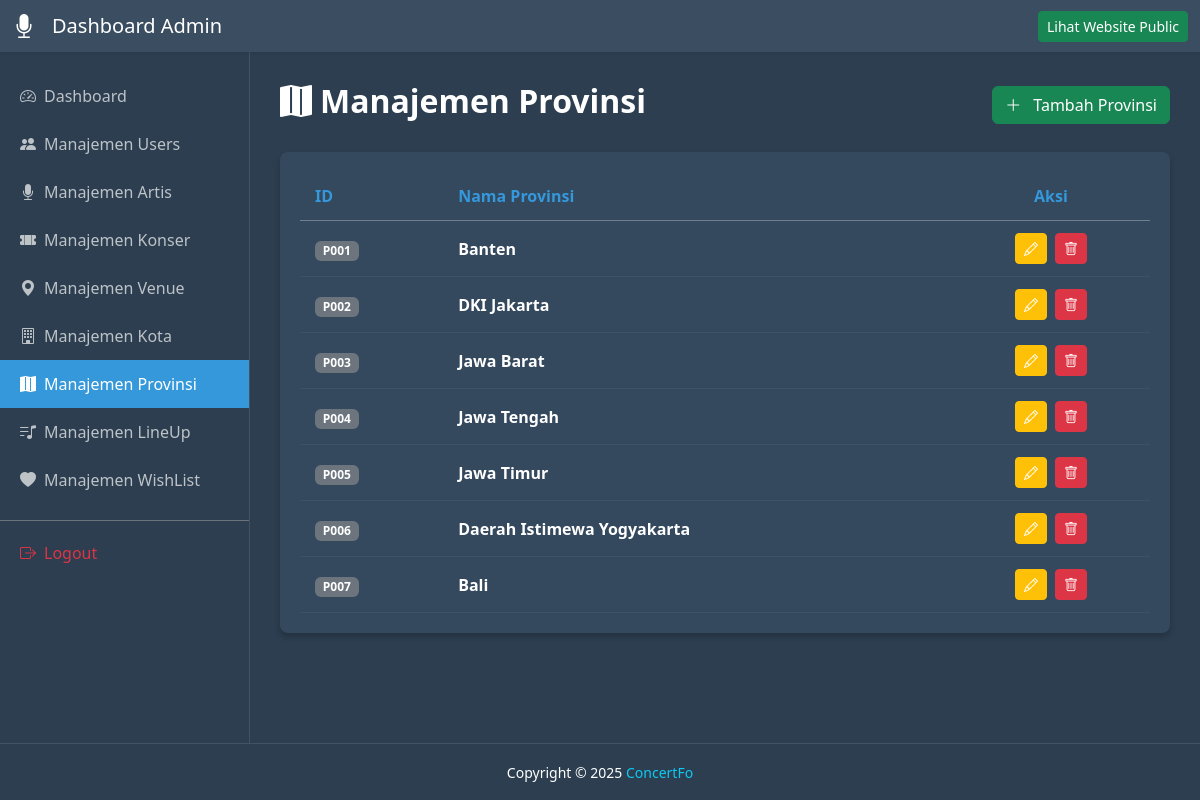
/halamanAdmin/dashboard/html/provinsi/manajemenProvinsi.php, run on the app's committed database.
### tables this page shows
CREATE TABLE `provinsi` (
  `id_provinsi` varchar(10) NOT NULL,
  `nama_provinsi` varchar(255) NOT NULL
);

### halamanAdmin/dashboard/html/provinsi/manajemenProvinsi.php (the view, shortened to what this page needs)
<?php
include '../koneksi.php';
$query = $koneksi->query("SELECT * FROM provinsi ORDER BY id_provinsi ASC");
?>
<!DOCTYPE html>
<html lang="id">
<head>
    <link href="https://cdn.jsdelivr.net/npm/bootstrap@5.3.2/dist/css/bootstrap.min.css" rel="stylesheet">
    <link rel="stylesheet" href="https://cdn.jsdelivr.net/npm/bootstrap-icons@1.11.1/font/bootstrap-icons.css">
    <link rel="stylesheet" href="../../css/styles.css">
</head>
<body>
    <?php include '../header.php'; ?>
    <div class="d-flex-wrapper">
        <?php include '../sideBar.php'; ?>
        <div class="main-content">
            <div class="d-flex justify-content-between align-items-center mb-4">
                <h2 class="fw-bold text-white"><i class="bi bi-map-fill me-2"></i>Manajemen Provinsi</h2>
                <a href="tambahProvinsi.php" class="btn btn-success"><i class="bi bi-plus-lg me-2"></i> Tambah Provinsi</a>
            </div>
            <div class="table-card">
                <div class="table-responsive">
                    <table class="table table-hover table-dark mb-0">
                        <thead>
                            <tr>
                                <th>ID</th>
                                <th>Nama Provinsi</th>
                                <th class="text-center">Aksi</th>
                            </tr>
                        </thead>
                        <tbody>
                            <?php if($query->num_rows > 0) { while($data = $query->fetch_assoc()) { ?>
                            <tr>
                                <td><span class="badge bg-secondary"><?= $data['id_provinsi']; ?></span></td>
                                <td class="fw-bold"><?= $data['nama_provinsi']; ?></td>
                                <td class="text-center">
                                    <div class="d-flex gap-2 justify-content-center">
                                        <a href="editProvinsi.php?id=<?= $data['id_provinsi']; ?>" class="btn btn-sm btn-warning text-white"><i class="bi bi-pencil"></i></a>
                                        <a href="hapusProvinsi.php?id=<?= $data['id_provinsi']; ?>" class="btn btn-sm btn-danger" onclick="return confirm('Hapus Provinsi <?= $data['nama_provinsi']; ?>?')"><i class="bi bi-trash"></i></a>
                                    </div>
                                </td>
                            </tr>
                            <?php }} else { echo "<tr><td colspan='3' class='text-center py-5 text-muted'>Belum ada data provinsi.</td></tr>"; } ?>
                        </tbody>
                    </table>
                </div>
            </div>
        </div>
    </div>
    <?php include '../footer.php'; ?>
</body>
</html>

### halamanAdmin/dashboard/css/styles.css (style rules this page uses)
:root { --bg-dark: #2c3e50; --bg-card: #34495e; --text-light: #ecf0f1; --active-blue: #3498db; }
html, body { height: 100%; margin: 0; padding: 0; font-family: "Segoe UI", sans-serif; }
body { background-color: var(--bg-dark) !important; color: var(--text-light) !important; display: flex; flex-direction: column; min-height: 100vh; }
.d-flex-wrapper { display: flex; flex: 1; width: 100%; overflow: hidden; }
.main-content { flex: 1; padding: 30px; background-color: var(--bg-dark) !important; overflow-y: auto; width: 100%; }
.stats-card, .table-card, .activity-card { background-color: var(--bg-card); border-radius: 8px; padding: 20px; box-shadow: 0 4px 6px rgba(0, 0, 0, 0.2); margin-bottom: 20px; border: none; color: white; }
.table { --bs-table-bg: transparent; --bs-table-color: white; color: white !important; margin-bottom: 0; vertical-align: middle; }
.table thead th { border-bottom: 1px solid rgba(255, 255, 255, 0.3); color: var(--active-blue); }
.table td { border-bottom: 1px solid rgba(255, 255, 255, 0.05); padding: 12px; color: white; }
.d-flex-wrapper { margin-top: 0 !important; padding-top: 0 !important; }

### halamanAdmin/dashboard/html/provinsi/manajemenProvinsi.php (style rules this page uses)
.table-responsive { overflow-x: auto; white-space: nowrap; }
.table th, .table td { vertical-align: middle; padding: 12px 15px; }

### data on the page
provinsi: id_provinsi "P001", nama_provinsi "Banten"
provinsi: id_provinsi "P002", nama_provinsi "DKI Jakarta"
provinsi: id_provinsi "P003", nama_provinsi "Jawa Barat"
provinsi: id_provinsi "P004", nama_provinsi "Jawa Tengah"
provinsi: id_provinsi "P005", nama_provinsi "Jawa Timur"
provinsi: id_provinsi "P006", nama_provinsi "Daerah Istimewa Yogyakarta"
provinsi: id_provinsi "P007", nama_provinsi "Bali"
